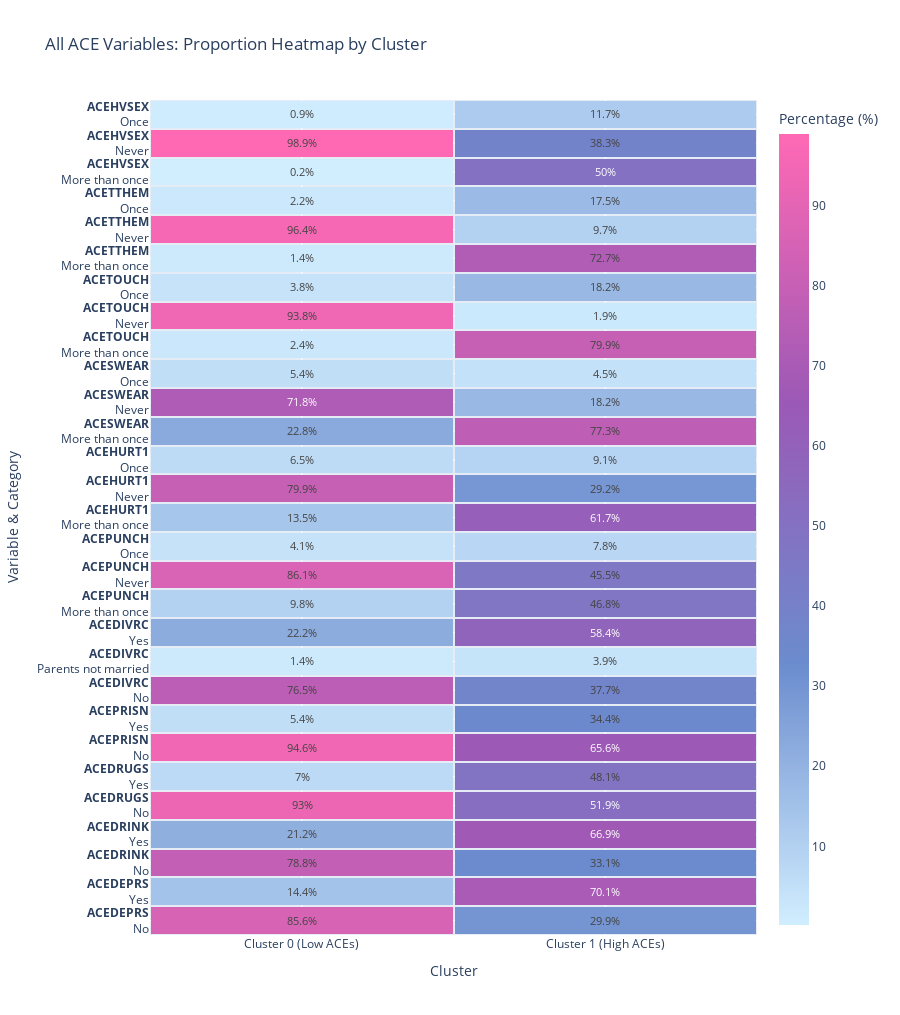

Notebook source saved alongside this figure:
### Markdown cell above
Plotly heatmap for dashboard

### Code cell
heatmap_matrix = []
heatmap_labels = []

# Data Processing Loop
for col in cat_cols:
    if col in df_sample.columns:
        crosstab = pd.crosstab(df_sample["cluster"], df_sample[col], normalize='index')
        for category in crosstab.columns:
            heatmap_matrix.append([
                crosstab.loc[0, category] * 100,  # Cluster 0
                crosstab.loc[1, category] * 100   # Cluster 1
            ])
            heatmap_labels.append(f"<b>{col}</b><br>{category}")

heatmap_matrix = np.array(heatmap_matrix)

custom_colors = [
    [0.0, "#d1eeff"],  # Very Light Blue
    [0.33, "#6b8cce"], # Blue/Indigo
    [0.66, "#9b59b6"], # Purple/Violet
    [1.0, "#ff69b4"]   # Hot Pink
]

row_height = 35
dynamic_height = max(600, len(heatmap_labels) * row_height)

fig2 = go.Figure(data=go.Heatmap(
    z=heatmap_matrix,
    y=heatmap_labels,
    x=['Cluster 0 (Low ACEs)', 'Cluster 1 (High ACEs)'],
    colorscale=custom_colors, 
    text=np.round(heatmap_matrix, 1),
    texttemplate='%{text}%',
    textfont={"size": 11}, 
    colorbar=dict(title="Percentage (%)"),
    xgap=2, 
    ygap=2  
))

fig2.update_layout(
    title='All ACE Variables: Proportion Heatmap by Cluster',
    xaxis_title='Cluster',
    yaxis_title='Variable & Category',
    height=dynamic_height, 
    yaxis=dict(
        dtick=1,
        automargin=True 
    )
)

fig2.show()

### Figure 1 — Plotly figure (JSON) as saved in the notebook; plotly's stock layout.template omitted (floating-point values rounded to 4 significant figures)
{"data": [{"colorbar": {"title": {"text": "Percentage (%)"}}, "colorscale": [[0, "#d1eeff"], [0.33, "#6b8cce"], [0.66, "#9b59b6"], [1, "#ff69b4"]], "text": [[85.6, 29.9], [14.4, 70.1], [78.8, 33.1], [21.2, 66.9], [93.0, 51.9], [7.0, 48.1], [94.6, 65.6], [5.4, 34.4], [76.5, 37.7], [1.4, 3.9], [22.2, 58.4], [9.8, 46.8], [86.1, 45.5], [4.1, 7.8], [13.5, 61.7], [79.9, 29.2], [6.5, 9.1], [22.8, 77.3], [71.8, 18.2], [5.4, 4.5], [2.4, 79.9], [93.8, 1.9], [3.8, 18.2], [1.4, 72.7], [96.4, 9.7], [2.2, 17.5], [0.2, 50.0], [98.9, 38.3], [0.9, 11.7]], "textfont": {"size": 11}, "texttemplate": "%{text}%", "type": "heatmap", "x": ["Cluster 0 (Low ACEs)", "Cluster 1 (High ACEs)"], "xgap": 2, "y": ["<b>ACEDEPRS</b><br>No", "<b>ACEDEPRS</b><br>Yes", "<b>ACEDRINK</b><br>No", "<b>ACEDRINK</b><br>Yes", "<b>ACEDRUGS</b><br>No", "<b>ACEDRUGS</b><br>Yes", "<b>ACEPRISN</b><br>No", "<b>ACEPRISN</b><br>Yes", "<b>ACEDIVRC</b><br>No", "<b>ACEDIVRC</b><br>Parents not married", "<b>ACEDIVRC</b><br>Yes", "<b>ACEPUNCH</b><br>More than once", "<b>ACEPUNCH</b><br>Never", "<b>ACEPUNCH</b><br>Once", "<b>ACEHURT1</b><br>More than once", "<b>ACEHURT1</b><br>Never", "<b>ACEHURT1</b><br>Once", "<b>ACESWEAR</b><br>More than once", "<b>ACESWEAR</b><br>Never", "<b>ACESWEAR</b><br>Once", "<b>ACETOUCH</b><br>More than once", "<b>ACETOUCH</b><br>Never", "<b>ACETOUCH</b><br>Once", "<b>ACETTHEM</b><br>More than once", "<b>ACETTHEM</b><br>Never", "<b>ACETTHEM</b><br>Once", "<b>ACEHVSEX</b><br>More than once", "<b>ACEHVSEX</b><br>Never", "<b>ACEHVSEX</b><br>Once"], "ygap": 2, "z": [[85.56, 29.87], [14.44, 70.13], [78.78, 33.12], [21.22, 66.88], [92.97, 51.95], [7.027, 48.05], [94.59, 65.58], [5.411, 34.42], [76.46, 37.66], [1.37, 3.896], [22.17, 58.44], [9.803, 46.75], [86.12, 45.45], [4.076, 7.792], [13.53, 61.69], [79.94, 29.22], [6.535, 9.091], [22.8, 77.27], [71.82, 18.18], [5.376, 4.545], [2.424, 79.87], [93.78, 1.948], [3.795, 18.18], [1.405, 72.73], [96.42, 9.74], [2.178, 17.53], [0.1757, 50.0], [98.95, 38.31], [0.8784, 11.69]]}], "layout": {"height": 1015, "title": {"text": "All ACE Variables: Proportion Heatmap by Cluster"}, "xaxis": {"title": {"text": "Cluster"}}, "yaxis": {"automargin": true, "dtick": 1, "title": {"text": "Variable & Category"}}}}
